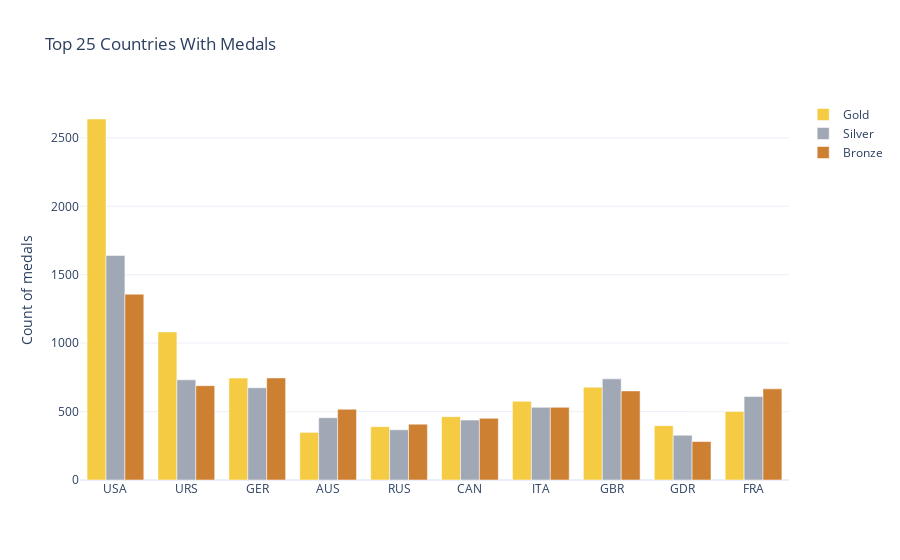

The notebook cell this image was saved under:
### Code cell
BarChartMedals(df, 25)

### Figure 1 — Plotly figure (JSON) as saved in the notebook; plotly's stock layout.template omitted (floating-point values rounded to 4 significant figures)
{"data": [{"marker": {"color": "#f4cb42"}, "x": ["USA", "URS", "GER", "AUS", "RUS", "CAN", "ITA", "GBR", "GDR", "FRA"], "type": "bar", "name": "Gold", "y": [2638, 1082, 745, 348, 390, 463, 575, 678, 397, 501]}, {"marker": {"color": "#a1a8b5"}, "x": ["USA", "URS", "GER", "AUS", "RUS", "CAN", "ITA", "GBR", "GDR", "FRA"], "type": "bar", "name": "Silver", "y": [1641, 732, 674, 455, 367, 438, 531, 739, 327, 610]}, {"marker": {"color": "#cd7f32"}, "x": ["USA", "URS", "GER", "AUS", "RUS", "CAN", "ITA", "GBR", "GDR", "FRA"], "type": "bar", "name": "Bronze", "y": [1358, 689, 746, 517, 408, 451, 531, 651, 281, 666]}], "layout": {"yaxis": {"title": {"text": "Count of medals"}}, "title": {"text": "Top 25 Countries With Medals"}}}
